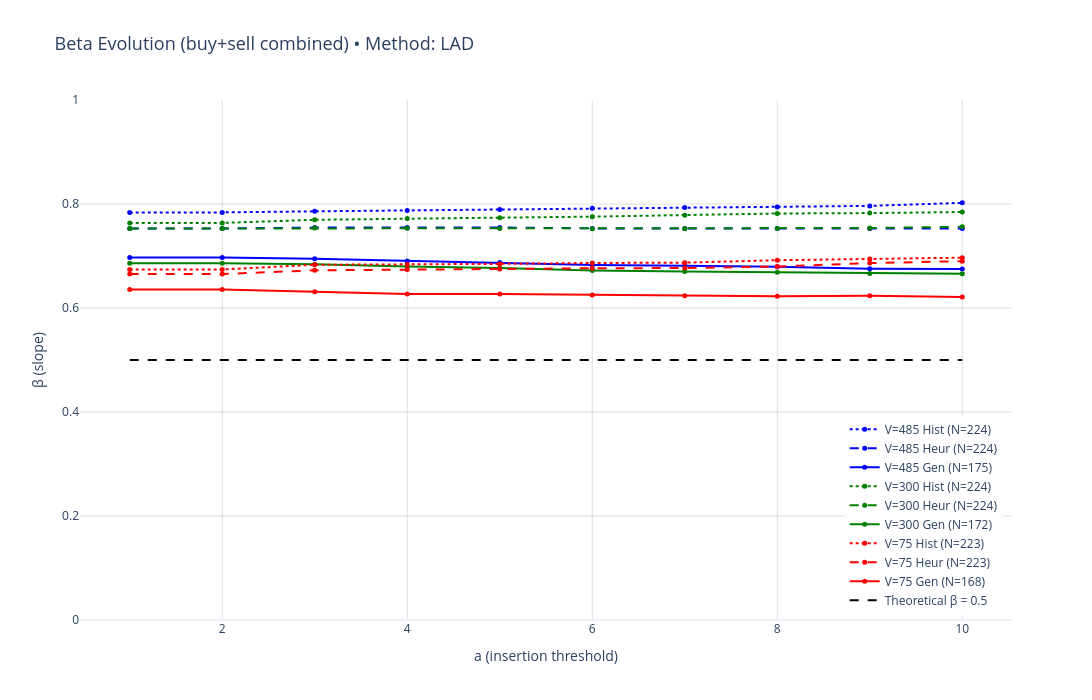

This figure's notebook cell:
### Code cell
# === Beta(a) evolution for all volumes & approaches (buy+sell combined BEFORE beta) ===
# Requirements: you already have:
# - volume_experiments, approach_linestyle, approach_labels (as in your snippet)
# - functions: compute_points_and_coeffs, calculate_impact, calculate_market_volume, beta_fit
# - file /app/batches_equal_sample_day_map.csv
# - each experiment folder contains: filtered_b_dict.pkl, filtered_m_dict.pkl, used_config.yaml
#
# Notes:
# - Comments are in English only, as requested.
# - This cell is self-contained w.r.t. loading data and plotting.
# - It safely skips missing experiments and reports what was plotted.

import os
import pickle
import yaml
import numpy as np
import pandas as pd
import plotly.graph_objects as go

# --- Safety defaults in case mappings are not in scope ---
approach_linestyle = approach_linestyle if 'approach_linestyle' in globals() else {"hist": "dot", "heur": "dash", "gen": "solid"}
approach_labels    = approach_labels    if 'approach_labels'    in globals() else {"hist": "Hist", "heur": "Heur", "gen": "Gen"}

# --- Load base day map once; we'll clone & offset for sell each loop ---
BASE_DAY_MAP_PATH = '/app/batches_equal_sample_day_map.csv'
base_day_map = pd.read_csv(BASE_DAY_MAP_PATH)

# --- LAD by default; change to "ols" if needed ---
method = "lad"
method_label = "LAD" if method.lower() == "lad" else method.upper()

# --- Storage for programmatic access after plotting ---
beta_curves = {}   # keys: (vol_key, approach) -> dict(a_values, betas, alpha_global, n_samples, n_points)

fig = go.Figure()

# --- Iterate volumes & approaches ---
for vol_key, vol_cfg in volume_experiments.items():
    color = vol_cfg.get("color", None)

    for approach in ["hist", "heur", "gen"]:
        exp = vol_cfg["approaches"].get(approach)
        if exp is None:
            print(f"[SKIP] {vol_key}-{approach}: no config")
            continue

        buy_dir  = f'/app/data_saved/{exp["buy"]}'
        sell_dir = f'/app/data_saved/{exp["sell"]}'
        b_buy_pkl  = os.path.join(buy_dir,  'filtered_b_dict.pkl')
        b_sell_pkl = os.path.join(sell_dir, 'filtered_b_dict.pkl')
        m_buy_pkl  = os.path.join(buy_dir,  'filtered_m_dict.pkl')
        m_sell_pkl = os.path.join(sell_dir, 'filtered_m_dict.pkl')
        cfg_path   = os.path.join(buy_dir,  'used_config.yaml')  # read from buy side (assumed same as sell)

        # --- Load dicts ---
        try:
            with open(b_buy_pkl, 'rb')  as f: b_buy  = pickle.load(f)
            with open(b_sell_pkl, 'rb') as f: b_sell = pickle.load(f)
            with open(m_buy_pkl, 'rb')  as f: m_buy  = pickle.load(f)
            with open(m_sell_pkl, 'rb') as f: m_sell = pickle.load(f)
        except Exception as e:
            print(f"[SKIP] {vol_key}-{approach}: cannot load dicts -> {e}")
            continue

        # --- Combine buy+sell by offsetting sell sample_ids by +1_000_000 ---
        OFFSET = 1_000_000
        m_combined, b_combined = {}, {}
        # buy as-is
        for k, v in (m_buy.items() if isinstance(m_buy, dict) else {}):
            m_combined[int(k)] = v
        for k, v in (b_buy.items() if isinstance(b_buy, dict) else {}):
            b_combined[int(k)] = v
        # sell with offset
        for k, v in (m_sell.items() if isinstance(m_sell, dict) else {}):
            m_combined[int(k) + OFFSET] = v
        for k, v in (b_sell.items() if isinstance(b_sell, dict) else {}):
            b_combined[int(k) + OFFSET] = v

        # --- Read config for this experiment (hist/gen/heur) ---
        try:
            with open(cfg_path, 'r') as f:
                cfg = yaml.safe_load(f)
            num_insertions     = int(cfg["num_insertions"])
            midprice_step_size = int(cfg["midprice_step_size"])
            hist_msgs          = int(cfg["n_messages"])
            n_gen_msgs         = int(cfg["n_gen_msgs"])
            tick_size          = int(cfg.get("tick_size", 100))
            hist_steps = hist_msgs // midprice_step_size
            gen_steps  = n_gen_msgs // midprice_step_size
            gen_block  = gen_steps + 1
        except Exception as e:
            # Fallback to safe defaults if config missing
            print(f"[WARN] {vol_key}-{approach}: cannot parse used_config.yaml -> {e}")
            num_insertions = 10
            tick_size = 100
            hist_steps = 500
            gen_steps  = 50
            gen_block  = gen_steps + 1

        # --- Build combined sample_day_map (duplicate with +OFFSET for sell) ---
        sample_day_map_sell = base_day_map.copy()
        sample_day_map_sell["sample_id"] = sample_day_map_sell["sample_id"].astype(int) + OFFSET
        sample_day_map = pd.concat([base_day_map, sample_day_map_sell], ignore_index=True)

        # --- Compute points & per-sample coeffs (uses global sample_day_map) ---
        try:
            points_df, coeffs_df = compute_points_and_coeffs(
                b_seq_inp=b_combined,
                msg_seq_raw=m_combined,
                hist_steps=hist_steps,
                gen_block=gen_block,
                num_insertions=num_insertions,
                tick_size=tick_size,
            )
        except Exception as e:
            print(f"[SKIP] {vol_key}-{approach}: compute_points_and_coeffs failed -> {e}")
            continue

        if points_df.empty:
            print(f"[SKIP] {vol_key}-{approach}: no points")
            continue

        # --- Global alpha: mean per-sample alpha_hat ---
        try:
            alpha_global = float(coeffs_df["alpha_hat"].mean(skipna=True))
        except Exception:
            alpha_global = 0.0

        # --- Build beta(a) curve ---
        max_a_from_points = int(points_df["insertion"].max())
        a_values = np.arange(1, max(2, min(num_insertions, max_a_from_points)) + 1)  # at least up to 2
        betas_evo = np.full_like(a_values, np.nan, dtype=float)

        for idx, a in enumerate(a_values):
            mask = points_df["insertion"] >= a
            X = points_df.loc[mask, "x"].to_numpy()
            Y = points_df.loc[mask, "y"].to_numpy()
            valid = np.isfinite(X) & np.isfinite(Y) & (X != 0)
            if np.sum(valid) >= 2:
                try:
                    beta = beta_fit(X[valid], Y[valid], alpha_global, method=method)
                    betas_evo[idx] = float(beta)
                except Exception:
                    betas_evo[idx] = np.nan

        # --- Plot trace ---
        label = f"{vol_cfg['label']} {approach_labels[approach]}"
        dash  = approach_linestyle[approach]
        n_samples = int(points_df["sample_id"].nunique())
        fig.add_trace(go.Scatter(
            x=a_values,
            y=betas_evo,
            mode='lines+markers',
            name=f"{label} (N={n_samples})",
            line=dict(color=color, width=2, dash=dash),
            marker=dict(size=5),
            hovertemplate="a=%{x}<br>β=%{y:.3f}<extra>"+label+"</extra>"
        ))

        # --- Store for programmatic use ---
        beta_curves[(vol_key, approach)] = dict(
            a_values=a_values,
            betas=betas_evo,
            alpha_global=alpha_global,
            n_samples=n_samples,
            n_points=len(points_df)
        )

        # --- Console summary ---
        if len(betas_evo) > 0:
            b1 = betas_evo[0]
            bL = betas_evo[-1]
            print(f"[OK] {vol_cfg['label']} {approach_labels[approach]} "
                  f"| series={n_samples}, points={len(points_df)} "
                  f"| β(a=1)={np.round(b1,3) if np.isfinite(b1) else 'nan'}, "
                  f"β(a=max)={np.round(bL,3) if np.isfinite(bL) else 'nan'}")

# --- Theoretical β=0.5 line ---
if len(fig.data) > 0:
    # Determine x-range union
    max_len = 0
    for tr in fig.data:
        max_len = max(max_len, len(tr.x))
    if max_len > 0:
        x_line = list(range(1, max_len + 1))
        fig.add_trace(go.Scatter(
            x=x_line, y=[0.5]*len(x_line), mode='lines',
            name='Theoretical β = 0.5', line=dict(color='black', dash='dash', width=2)
        ))

# --- Layout ---
fig.update_layout(
    title=dict(text=f"Beta Evolution (buy+sell combined) • Method: {method_label}", font=dict(size=18)),
    xaxis=dict(title='a (insertion threshold)'),
    yaxis=dict(title='β (slope)', range=[0.0, 1.0]),
    width=1100, height=700, template='plotly_white',
    legend=dict(orientation="v", yanchor="bottom", y=0.01, xanchor="right", x=0.99, font=dict(size=12))
)
fig.update_xaxes(showgrid=True, gridwidth=1, gridcolor='rgba(128,128,128,0.25)')
fig.update_yaxes(showgrid=True, gridwidth=1, gridcolor='rgba(128,128,128,0.25)')

fig.show()

print("\nPlotted β(a) for all available (volume × approach). Color = volume, line style = approach (solid=Gen, dash=Heur, dot=Hist).")
print("Objects available: beta_curves[(vol_key, approach)] -> {a_values, betas, alpha_global, n_samples, n_points}")

### Figure 1 — Plotly figure (JSON) as saved in the notebook; plotly's stock layout.template omitted (floating-point values rounded to 4 significant figures)
{"data": [{"hovertemplate": "a=%{x}<br>β=%{y:.3f}<extra>V=485 Hist</extra>", "line": {"color": "blue", "dash": "dot", "width": 2}, "marker": {"size": 5}, "mode": "lines+markers", "name": "V=485 Hist (N=224)", "type": "scatter", "x": [1, 2, 3, 4, 5, 6, 7, 8, 9, 10], "y": [0.7839, 0.7839, 0.7859, 0.7874, 0.7894, 0.7919, 0.7933, 0.794, 0.7964, 0.8022]}, {"hovertemplate": "a=%{x}<br>β=%{y:.3f}<extra>V=485 Heur</extra>", "line": {"color": "blue", "dash": "dash", "width": 2}, "marker": {"size": 5}, "mode": "lines+markers", "name": "V=485 Heur (N=224)", "type": "scatter", "x": [1, 2, 3, 4, 5, 6, 7, 8, 9, 10], "y": [0.753, 0.753, 0.7546, 0.7549, 0.7547, 0.7531, 0.7531, 0.7529, 0.7529, 0.753]}, {"hovertemplate": "a=%{x}<br>β=%{y:.3f}<extra>V=485 Gen</extra>", "line": {"color": "blue", "dash": "solid", "width": 2}, "marker": {"size": 5}, "mode": "lines+markers", "name": "V=485 Gen (N=175)", "type": "scatter", "x": [1, 2, 3, 4, 5, 6, 7, 8, 9, 10], "y": [0.6971, 0.6971, 0.6947, 0.6905, 0.6875, 0.6829, 0.6814, 0.6794, 0.6757, 0.675]}, {"hovertemplate": "a=%{x}<br>β=%{y:.3f}<extra>V=300 Hist</extra>", "line": {"color": "green", "dash": "dot", "width": 2}, "marker": {"size": 5}, "mode": "lines+markers", "name": "V=300 Hist (N=224)", "type": "scatter", "x": [1, 2, 3, 4, 5, 6, 7, 8, 9, 10], "y": [0.7636, 0.7636, 0.7696, 0.7722, 0.7737, 0.7757, 0.7782, 0.7818, 0.7825, 0.7846]}, {"hovertemplate": "a=%{x}<br>β=%{y:.3f}<extra>V=300 Heur</extra>", "line": {"color": "green", "dash": "dash", "width": 2}, "marker": {"size": 5}, "mode": "lines+markers", "name": "V=300 Heur (N=224)", "type": "scatter", "x": [1, 2, 3, 4, 5, 6, 7, 8, 9, 10], "y": [0.7528, 0.7528, 0.7537, 0.7535, 0.7528, 0.7525, 0.7525, 0.7528, 0.7537, 0.7563]}, {"hovertemplate": "a=%{x}<br>β=%{y:.3f}<extra>V=300 Gen</extra>", "line": {"color": "green", "dash": "solid", "width": 2}, "marker": {"size": 5}, "mode": "lines+markers", "name": "V=300 Gen (N=172)", "type": "scatter", "x": [1, 2, 3, 4, 5, 6, 7, 8, 9, 10], "y": [0.6862, 0.6862, 0.6841, 0.6796, 0.6768, 0.6723, 0.67, 0.6685, 0.6664, 0.6657]}, {"hovertemplate": "a=%{x}<br>β=%{y:.3f}<extra>V=75 Hist</extra>", "line": {"color": "red", "dash": "dot", "width": 2}, "marker": {"size": 5}, "mode": "lines+markers", "name": "V=75 Hist (N=223)", "type": "scatter", "x": [1, 2, 3, 4, 5, 6, 7, 8, 9, 10], "y": [0.674, 0.674, 0.6831, 0.6834, 0.6848, 0.6865, 0.6872, 0.6919, 0.6943, 0.6967]}, {"hovertemplate": "a=%{x}<br>β=%{y:.3f}<extra>V=75 Heur</extra>", "line": {"color": "red", "dash": "dash", "width": 2}, "marker": {"size": 5}, "mode": "lines+markers", "name": "V=75 Heur (N=223)", "type": "scatter", "x": [1, 2, 3, 4, 5, 6, 7, 8, 9, 10], "y": [0.6653, 0.6653, 0.6724, 0.6742, 0.6752, 0.6764, 0.6769, 0.6798, 0.6863, 0.6901]}, {"hovertemplate": "a=%{x}<br>β=%{y:.3f}<extra>V=75 Gen</extra>", "line": {"color": "red", "dash": "solid", "width": 2}, "marker": {"size": 5}, "mode": "lines+markers", "name": "V=75 Gen (N=168)", "type": "scatter", "x": [1, 2, 3, 4, 5, 6, 7, 8, 9, 10], "y": [0.6357, 0.6357, 0.6313, 0.627, 0.6268, 0.6251, 0.6235, 0.6226, 0.6236, 0.6209]}, {"line": {"color": "black", "dash": "dash", "width": 2}, "mode": "lines", "name": "Theoretical β = 0.5", "type": "scatter", "x": [1, 2, 3, 4, 5, 6, 7, 8, 9, 10], "y": [0.5, 0.5, 0.5, 0.5, 0.5, 0.5, 0.5, 0.5, 0.5, 0.5]}], "layout": {"height": 700, "legend": {"font": {"size": 12}, "orientation": "v", "x": 0.99, "xanchor": "right", "y": 0.01, "yanchor": "bottom"}, "title": {"font": {"size": 18}, "text": "Beta Evolution (buy+sell combined) • Method: LAD"}, "width": 1100, "xaxis": {"gridcolor": "rgba(128,128,128,0.25)", "gridwidth": 1, "showgrid": true, "title": {"text": "a (insertion threshold)"}}, "yaxis": {"gridcolor": "rgba(128,128,128,0.25)", "gridwidth": 1, "range": [0, 1], "showgrid": true, "title": {"text": "β (slope)"}}}}
